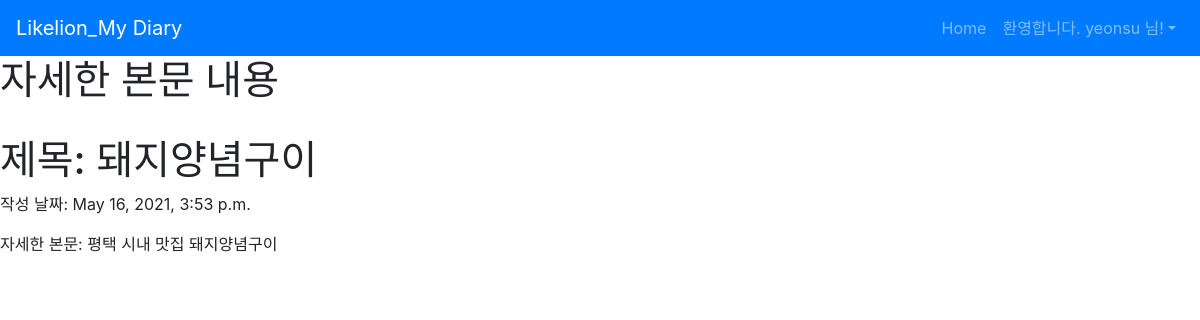
Page /diary/1 (signed in) on the committed database.
### diaryApp/models.py (models this page shows, shortened)
class Diary(models.Model):
    title = models.CharField(max_length=200)
    pub_date = models.DateTimeField('data published')
    body = models.TextField()

### diaryApp/views.py (the view)
# urls.py: path('diary/<int:diary_id>', diaryApp.views.detail, name="detail"),
def detail(request, diary_id):
    diary_detail = get_object_or_404(Diary, pk = diary_id)
    return render(request, 'detail.html', {'diary' : diary_detail})

### diaryApp/templates/detail.html (shortened to what this page needs)
{% extends 'base.html' %}
{% block content %}
<h1>자세한 본문 내용</h1>
<h1>제목: {{diary.title}}</h1>
<p>작성 날짜: {{diary.pub_date}}</p>
<p>자세한 본문: {{diary.body}}</p>
{% endblock %}

### diaryProject/templates/base.html (shortened to what this page needs)
{% load bootstrap4 %}
{% bootstrap_css %}
<nav class="navbar navbar-expand-lg navbar-dark bg-primary">
    <a class="navbar-brand" href="{% url 'home' %}">Likelion_My Diary</a>
    <div class="collapse navbar-collapse" id="navbarNav">
        <ul class="navbar-nav ml-auto">
            <li class="nav-item">
                <a class="nav-item nav-link" href="{% url 'home' %}">Home</span></a>
            </li>
            {% if user.is_authenticated %}
            <li class="nav-item dropdown">
                <a class="nav-link dropdown-toggle" id="navbarDropdown" role="button" data-toggle="dropdown" aria-haspopup="true" aria-expanded="false">환영합니다. {{ user.username }} 님!</a>
            </li>
            {% endif %}
        </ul>
    </div>
</nav>
{% block content %}
{% endblock %}

### rows in the picture
Diary: title "돼지양념구이", pub_date "May 16, 2021, 3:53 p.m.", body "평택 시내 맛집 돼지양념구이"

### other values in the picture
{{ user.username }} "yeonsu"
